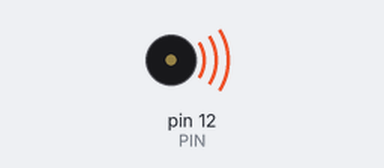
The sketch below on a simulated Arduino Uno, built with avr-gcc and run on an emulated ATmega328P. Shown: buzzer (waves = sounding).

Above: at 0.1 s.
At 40.1 s:
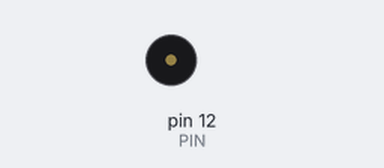
Timing chart, 0 to 41.6 s (numbered marks = the images above):
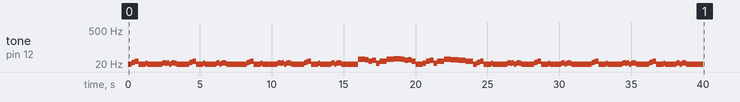

The sketch:

sketch_dec24a.ino
```cpp
#define PIN 12
#define Key 0
#define BPM 120

#define jurokubu 15000/BPM       // 0.5*0.5*60*1000
#define hachibu 30000/BPM        // 0.5*60*1000
#define huten_hachibu 45000/BPM  // 1.5*0.5*60*1000
#define shibu 60000/BPM          // 60*1000
#define huten_shibu 90000/BPM    // 1.5*60*1000
#define nibu 120000/BPM          // 2*60*1000
#define huten_nibu 180000/BPM    // 2*1.5*60*1000
#define zen 240000/BPM           // 4*60*1000

#define soushoku 5000/BPM        // 数字は適当

#define  doL 0
#define dosL 1
#define  reL 2
#define resL 3
#define  miL 4
#define  faL 5
#define fasL 6
#define  soL 7
#define sosL 8
#define  raL 9
#define rasL 10
#define  siL 11

#define  doM 12
#define dosM 13
#define  reM 14
#define resM 15
#define  miM 16
#define  faM 17
#define fasM 18
#define  soM 19
#define sosM 20
#define  raM 21
#define rasM 22
#define  siM 23

#define  doH 24
#define dosH 25
#define  reH 26
#define resH 27
#define  miH 28
#define  faH 29
#define fasH 30
#define  soH 31
#define sosH 32
#define  raH 33
#define rasH 34
#define  siH 35

int note[] = {131, 139, 147, 156, 165, 175, 185, 196, 208, 220, 233, 247, 262, 277, 294, 311, 330, 349, 370, 392, 415, 440, 466, 494, 523, 554, 587, 622, 659, 698, 740, 784, 830, 880, 932, 988};
void setup() {
  Intro();
}

void loop() {
}

void Intro(){

  tone(PIN, soM, hachibu);
  delay(hachibu);
  tone(PIN, siM, jurokubu);
  delay(jurokubu);
  tone(PIN, doH, jurokubu);
  delay(jurokubu);
  tone(PIN, reH, hachibu);
  delay(hachibu);
  tone(PIN, soM, hachibu);
  delay(hachibu);
  tone(PIN, miM, hachibu);
  delay(hachibu);
  tone(PIN, raM, jurokubu);
  delay(jurokubu);
  tone(PIN, soM, jurokubu);
  delay(jurokubu);
  tone(PIN, fasM, jurokubu);
  delay(jurokubu);
  tone(PIN, miM, jurokubu);
  delay(jurokubu);
  tone(PIN, fasM, jurokubu);
  delay(jurokubu);
  tone(PIN, reM, jurokubu);
  delay(jurokubu);
  //-------------------------------
  tone(PIN, soM, hachibu);
  delay(hachibu);
  tone(PIN, soM, jurokubu);
  delay(jurokubu);
  tone(PIN, raM, jurokubu);
  delay(jurokubu);
  tone(PIN, siM, jurokubu);
  delay(jurokubu);
  tone(PIN, raM, jurokubu);
  delay(jurokubu);
  tone(PIN, siM, jurokubu);
  delay(jurokubu);
  tone(PIN, soM, jurokubu);
  delay(jurokubu);
  tone(PIN, raM, jurokubu);
  delay(jurokubu);
  tone(PIN, siM, jurokubu);
  delay(jurokubu);
  tone(PIN, raM, jurokubu);
  delay(jurokubu);
  tone(PIN, soM, jurokubu);
  delay(jurokubu);
  tone(PIN, fasM, jurokubu);
  delay(jurokubu);
  tone(PIN, miM, jurokubu);
  delay(jurokubu);
  tone(PIN, fasM, jurokubu);
  delay(jurokubu);
  tone(PIN, reM, jurokubu);
  delay(jurokubu);
  //-------------------------------
  tone(PIN, soM, hachibu);
  delay(hachibu);
  tone(PIN, siM, jurokubu);
  delay(jurokubu);
  tone(PIN, doH, jurokubu);
  delay(jurokubu);
  tone(PIN, reH, hachibu);
  delay(hachibu);
  tone(PIN, soM, hachibu);
  delay(hachibu);
  tone(PIN, miM, hachibu);
  delay(hachibu);
  tone(PIN, raM, jurokubu);
  delay(jurokubu);
  tone(PIN, soM, jurokubu);
  delay(jurokubu);
  tone(PIN, fasM, jurokubu);
  delay(jurokubu);
  tone(PIN, miM, jurokubu);
  delay(jurokubu);
  tone(PIN, fasM, jurokubu);
  delay(jurokubu);
  tone(PIN, reM, jurokubu);
  delay(jurokubu);
  //-------------------------------
  tone(PIN, soM, jurokubu);
  delay(jurokubu);
  tone(PIN, raM, jurokubu);
  delay(jurokubu);
  tone(PIN, siM, jurokubu);
  delay(jurokubu);
  tone(PIN, soM, jurokubu);
  delay(jurokubu);
  tone(PIN, raM, jurokubu);
  delay(jurokubu);
  tone(PIN, siM, jurokubu);
  delay(jurokubu);
  tone(PIN, raM, jurokubu);
  delay(jurokubu);
  tone(PIN, soM, jurokubu);
  delay(jurokubu);
  tone(PIN, fasM, jurokubu);
  delay(jurokubu);
  tone(PIN, miM, jurokubu);
  delay(jurokubu);
  tone(PIN, fasM, jurokubu);
  delay(jurokubu);
  tone(PIN, reM, jurokubu);
  delay(jurokubu);
  tone(PIN, soM, shibu);
  delay(shibu);
  //-------------------------------
  //-------------------------------
  tone(PIN, soM, hachibu);
  delay(hachibu);
  tone(PIN, siM, jurokubu);
  delay(jurokubu);
  tone(PIN, doH, jurokubu);
  delay(jurokubu);
  tone(PIN, reH, hachibu);
  delay(hachibu);
  tone(PIN, soM, hachibu);
  delay(hachibu);
  tone(PIN, miM, hachibu);
  delay(hachibu);
  tone(PIN, raM, jurokubu);
  delay(jurokubu);
  tone(PIN, soM, jurokubu);
  delay(jurokubu);
  tone(PIN, fasM, jurokubu);
  delay(jurokubu);
  tone(PIN, miM, jurokubu);
  delay(jurokubu);
  tone(PIN, fasM, jurokubu);
  delay(jurokubu);
  tone(PIN, reM, jurokubu);
  delay(jurokubu);
  //-------------------------------
  tone(PIN, soM, hachibu);
  delay(hachibu);
  tone(PIN, soM, jurokubu);
  delay(jurokubu);
  tone(PIN, raM, jurokubu);
  delay(jurokubu);
  tone(PIN, siM, jurokubu);
  delay(jurokubu);
  tone(PIN, raM, jurokubu);
  delay(jurokubu);
  tone(PIN, siM, jurokubu);
  delay(jurokubu);
  tone(PIN, soM, jurokubu);
  delay(jurokubu);
  tone(PIN, raM, jurokubu);
  delay(jurokubu);
  tone(PIN, siM, jurokubu);
  delay(jurokubu);
  tone(PIN, raM, jurokubu);
  delay(jurokubu);
  tone(PIN, soM, jurokubu);
  delay(jurokubu);
  tone(PIN, fasM, jurokubu);
  delay(jurokubu);
  tone(PIN, miM, jurokubu);
  delay(jurokubu);
  tone(PIN, fasM, jurokubu);
  delay(jurokubu);
  tone(PIN, reM, jurokubu);
  delay(jurokubu);
  //-------------------------------
  tone(PIN, soM, hachibu);
  delay(hachibu);
  tone(PIN, siM, jurokubu);
  delay(jurokubu);
  tone(PIN, doH, jurokubu);
  delay(jurokubu);
  tone(PIN, reH, hachibu);
  delay(hachibu);
  tone(PIN, soM, hachibu);
  delay(hachibu);
  tone(PIN, miM, hachibu);
  delay(hachibu);
  tone(PIN, raM, jurokubu);
  delay(jurokubu);
  tone(PIN, soM, jurokubu);
  delay(jurokubu);
  tone(PIN, fasM, jurokubu);
  delay(jurokubu);
  tone(PIN, miM, jurokubu);
  delay(jurokubu);
  tone(PIN, fasM, jurokubu);
  delay(jurokubu);
  tone(PIN, reM, jurokubu);
  delay(jurokubu);
  //-------------------------------
  tone(PIN, soM, jurokubu);
  delay(jurokubu);
  tone(PIN, raM, jurokubu);
  delay(jurokubu);
  tone(PIN, siM, jurokubu);
  delay(jurokubu);
  tone(PIN, soM, jurokubu);
  delay(jurokubu);
  tone(PIN, raM, jurokubu);
  delay(jurokubu);
  tone(PIN, siM, jurokubu);
  delay(jurokubu);
  tone(PIN, raM, jurokubu);
  delay(jurokubu);
  tone(PIN, soM, jurokubu);
  delay(jurokubu);
  tone(PIN, fasM, jurokubu);
  delay(jurokubu);
  tone(PIN, miM, jurokubu);
  delay(jurokubu);
  tone(PIN, fasM, jurokubu);
  delay(jurokubu);
  tone(PIN, reM, jurokubu);
  delay(jurokubu);
  tone(PIN, soM, shibu);
  delay(shibu);
  //-------------------------------
  //-------------------------------
  tone(PIN, soH, shibu);
  delay(shibu);
  tone(PIN, fasH, hachibu);
  delay(hachibu);
  tone(PIN, reH, hachibu);
  delay(hachibu);
  tone(PIN, miH, hachibu);
  delay(hachibu);
  tone(PIN, raM, hachibu);
  delay(hachibu);
  tone(PIN, reH, shibu);
  delay(shibu);
  //-------------------------------
  tone(PIN, soH, shibu);
  delay(shibu);
  tone(PIN, raH, shibu);
  delay(shibu);
  tone(PIN, soH, hachibu);
  delay(hachibu);
  tone(PIN, miH, hachibu);
  delay(hachibu);
  tone(PIN, fasH, hachibu);
  delay(hachibu);
  tone(PIN, reH, hachibu);
  delay(hachibu);
  //-------------------------------
  tone(PIN, soM, shibu);
  delay(shibu);
  tone(PIN, raM, hachibu);
  delay(hachibu);
  tone(PIN, reH, hachibu);
  delay(hachibu);
  tone(PIN, miH, hachibu);
  delay(hachibu);
  tone(PIN, raM, hachibu);
  delay(hachibu);
  tone(PIN, reH, shibu);
  delay(shibu);
  //-------------------------------
  tone(PIN, soH, shibu);
  delay(shibu);
  tone(PIN, fasH, shibu);
  delay(shibu);
  tone(PIN, miH, shibu);
  delay(shibu);
  tone(PIN, reH, shibu);
  delay(shibu);
  //-------------------------------
  //-------------------------------
  tone(PIN, soM, hachibu);
  delay(hachibu);
  tone(PIN, siM, jurokubu);
  delay(jurokubu);
  tone(PIN, doH, jurokubu);
  delay(jurokubu);
  tone(PIN, reH, hachibu);
  delay(hachibu);
  tone(PIN, soM, hachibu);
  delay(hachibu);
  tone(PIN, miM, hachibu);
  delay(hachibu);
  tone(PIN, raM, jurokubu);
  delay(jurokubu);
  tone(PIN, soM, jurokubu);
  delay(jurokubu);
  tone(PIN, fasM, jurokubu);
  delay(jurokubu);
  tone(PIN, miM, jurokubu);
  delay(jurokubu);
  tone(PIN, fasM, jurokubu);
  delay(jurokubu);
  tone(PIN, reM, jurokubu);
  delay(jurokubu);
  //-------------------------------
  tone(PIN, soM, hachibu);
  delay(hachibu);
  tone(PIN, soM, jurokubu);
  delay(jurokubu);
  tone(PIN, raM, jurokubu);
  delay(jurokubu);
  tone(PIN, siM, jurokubu);
  delay(jurokubu);
  tone(PIN, raM, jurokubu);
  delay(jurokubu);
  tone(PIN, siM, jurokubu);
  delay(jurokubu);
  tone(PIN, soM, jurokubu);
  delay(jurokubu);
  tone(PIN, raM, jurokubu);
  delay(jurokubu);
  tone(PIN, siM, jurokubu);
  delay(jurokubu);
  tone(PIN, raM, jurokubu);
  delay(jurokubu);
  tone(PIN, soM, jurokubu);
  delay(jurokubu);
  tone(PIN, fasM, jurokubu);
  delay(jurokubu);
  tone(PIN, miM, jurokubu);
  delay(jurokubu);
  tone(PIN, fasM, jurokubu);
  delay(jurokubu);
  tone(PIN, reM, jurokubu);
  delay(jurokubu);
  //-------------------------------
  tone(PIN, soM, hachibu);
  delay(hachibu);
  tone(PIN, siM, jurokubu);
  delay(jurokubu);
  tone(PIN, doH, jurokubu);
  delay(jurokubu);
  tone(PIN, reH, hachibu);
  delay(hachibu);
  tone(PIN, soM, hachibu);
  delay(hachibu);
  tone(PIN, miM, hachibu);
  delay(hachibu);
  tone(PIN, raM, jurokubu);
  delay(jurokubu);
  tone(PIN, soM, jurokubu);
  delay(jurokubu);
  tone(PIN, fasM, jurokubu);
  delay(jurokubu);
  tone(PIN, miM, jurokubu);
  delay(jurokubu);
  tone(PIN, fasM, jurokubu);
  delay(jurokubu);
  tone(PIN, reM, jurokubu);
  delay(jurokubu);
  //-------------------------------
  tone(PIN, soM, jurokubu);
  delay(jurokubu);
  tone(PIN, raM, jurokubu);
  delay(jurokubu);
  tone(PIN, siM, jurokubu);
  delay(jurokubu);
  tone(PIN, soM, jurokubu);
  delay(jurokubu);
  tone(PIN, raM, jurokubu);
  delay(jurokubu);
  tone(PIN, siM, jurokubu);
  delay(jurokubu);
  tone(PIN, raM, jurokubu);
  delay(jurokubu);
  tone(PIN, soM, jurokubu);
  delay(jurokubu);
  tone(PIN, fasM, jurokubu);
  delay(jurokubu);
  tone(PIN, miM, jurokubu);
  delay(jurokubu);
  tone(PIN, fasM, jurokubu);
  delay(jurokubu);
  tone(PIN, reM, jurokubu);
  delay(jurokubu);
  tone(PIN, soM, shibu);
  delay(shibu);
  //-------------------------------
  //-------------------------------
  tone(PIN, soM, hachibu);
  delay(hachibu);
  tone(PIN, siM, jurokubu);
  delay(jurokubu);
  tone(PIN, doH, jurokubu);
  delay(jurokubu);
  tone(PIN, reH, hachibu);
  delay(hachibu);
  tone(PIN, soM, hachibu);
  delay(hachibu);
  tone(PIN, miM, hachibu);
  delay(hachibu);
  tone(PIN, raM, jurokubu);
  delay(jurokubu);
  tone(PIN, soM, jurokubu);
  delay(jurokubu);
  tone(PIN, fasM, jurokubu);
  delay(jurokubu);
  tone(PIN, miM, jurokubu);
  delay(jurokubu);
  tone(PIN, fasM, jurokubu);
  delay(jurokubu);
  tone(PIN, reM, jurokubu);
  delay(jurokubu);
  //-------------------------------
  tone(PIN, soM, hachibu);
  delay(hachibu);
  tone(PIN, soM, jurokubu);
  delay(jurokubu);
  tone(PIN, raM, jurokubu);
  delay(jurokubu);
  tone(PIN, siM, jurokubu);
  delay(jurokubu);
  tone(PIN, raM, jurokubu);
  delay(jurokubu);
  tone(PIN, siM, jurokubu);
  delay(jurokubu);
  tone(PIN, soM, jurokubu);
  delay(jurokubu);
  tone(PIN, raM, jurokubu);
  delay(jurokubu);
  tone(PIN, siM, jurokubu);
  delay(jurokubu);
  tone(PIN, raM, jurokubu);
  delay(jurokubu);
  tone(PIN, soM, jurokubu);
  delay(jurokubu);
  tone(PIN, fasM, jurokubu);
  delay(jurokubu);
  tone(PIN, miM, jurokubu);
  delay(jurokubu);
  tone(PIN, fasM, jurokubu);
  delay(jurokubu);
  tone(PIN, reM, jurokubu);
  delay(jurokubu);
  //-------------------------------
  tone(PIN, soM, hachibu);
  delay(hachibu);
  tone(PIN, siM, jurokubu);
  delay(jurokubu);
  tone(PIN, doH, jurokubu);
  delay(jurokubu);
  tone(PIN, reH, hachibu);
  delay(hachibu);
  tone(PIN, soM, hachibu);
  delay(hachibu);
  tone(PIN, miM, hachibu);
  delay(hachibu);
  tone(PIN, raM, jurokubu);
  delay(jurokubu);
  tone(PIN, soM, jurokubu);
  delay(jurokubu);
  tone(PIN, fasM, jurokubu);
  delay(jurokubu);
  tone(PIN, miM, jurokubu);
  delay(jurokubu);
  tone(PIN, fasM, jurokubu);
  delay(jurokubu);
  tone(PIN, reM, jurokubu);
  delay(jurokubu);
  //-------------------------------
  tone(PIN, soM, jurokubu);
  delay(jurokubu);
  tone(PIN, raM, jurokubu);
  delay(jurokubu);
  tone(PIN, siM, jurokubu);
  delay(jurokubu);
  tone(PIN, soM, jurokubu);
  delay(jurokubu);
  tone(PIN, raM, jurokubu);
  delay(jurokubu);
  tone(PIN, siM, jurokubu);
  delay(jurokubu);
  tone(PIN, raM, jurokubu);
  delay(jurokubu);
  tone(PIN, soM, jurokubu);
  delay(jurokubu);
  tone(PIN, fasM, jurokubu);
  delay(jurokubu);
  tone(PIN, miM, jurokubu);
  delay(jurokubu);
  tone(PIN, fasM, jurokubu);
  delay(jurokubu);
  tone(PIN, reM, jurokubu);
  delay(jurokubu);
  tone(PIN, soM, shibu);
  delay(shibu);
  //-------------------------------
  //-------------------------------
}
```
